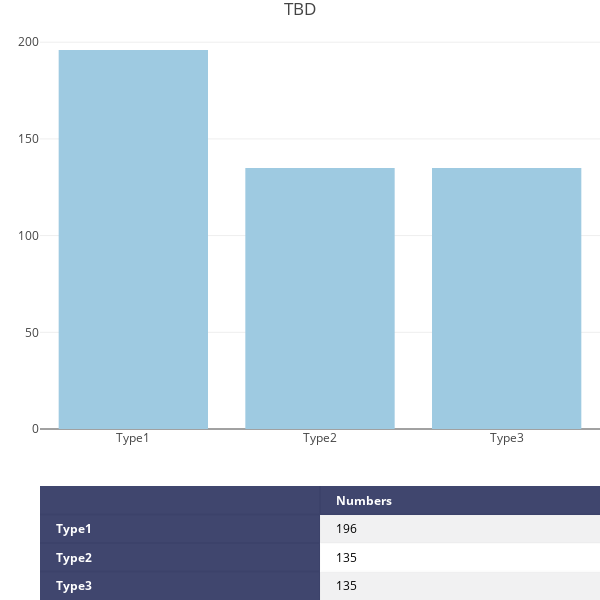

Notebook code for this chart:
### Code cell
iplot(figure)

### Figure 1 — Plotly figure (JSON) as saved in the notebook; plotly's stock layout.template omitted (floating-point values rounded to 4 significant figures)
{"data": [{"colorscale": [[0, "#00083e"], [0.5, "#ededee"], [1, "#ffffff"]], "hoverinfo": "none", "opacity": 0.75, "showscale": false, "type": "heatmap", "z": [[0, 0], [0, 0.5], [0, 1], [0, 0.5]]}, {"marker": {"color": "rgb(158,202,225)"}, "type": "bar", "x": ["Type1", "Type2", "Type3"], "xaxis": "x2", "y": [196, 135, 135], "yaxis": "y2"}], "layout": {"annotations": [{"align": "left", "font": {"color": "#ffffff"}, "showarrow": false, "text": "<b></b>", "x": -0.45, "xanchor": "left", "xref": "x1", "y": 0, "yref": "y1"}, {"align": "left", "font": {"color": "#ffffff"}, "showarrow": false, "text": "<b>Numbers</b>", "x": 0.55, "xanchor": "left", "xref": "x1", "y": 0, "yref": "y1"}, {"align": "left", "font": {"color": "#ffffff"}, "showarrow": false, "text": "<b>Type1</b>", "x": -0.45, "xanchor": "left", "xref": "x1", "y": 1, "yref": "y1"}, {"align": "left", "font": {"color": "#000000"}, "showarrow": false, "text": "196", "x": 0.55, "xanchor": "left", "xref": "x1", "y": 1, "yref": "y1"}, {"align": "left", "font": {"color": "#ffffff"}, "showarrow": false, "text": "<b>Type2</b>", "x": -0.45, "xanchor": "left", "xref": "x1", "y": 2, "yref": "y1"}, {"align": "left", "font": {"color": "#000000"}, "showarrow": false, "text": "135", "x": 0.55, "xanchor": "left", "xref": "x1", "y": 2, "yref": "y1"}, {"align": "left", "font": {"color": "#ffffff"}, "showarrow": false, "text": "<b>Type3</b>", "x": -0.45, "xanchor": "left", "xref": "x1", "y": 3, "yref": "y1"}, {"align": "left", "font": {"color": "#000000"}, "showarrow": false, "text": "135", "x": 0.55, "xanchor": "left", "xref": "x1", "y": 3, "yref": "y1"}], "autosize": false, "height": 600, "margin": {"b": 0, "l": 40, "r": 0, "t": 30}, "title": "TBD", "width": 600, "xaxis": {"dtick": 1, "gridwidth": 2, "showticklabels": false, "tick0": -0.5, "ticks": "", "zeroline": false}, "xaxis2": {"anchor": "y2"}, "yaxis": {"autorange": "reversed", "domain": [0, 0.2], "dtick": 1, "gridwidth": 2, "showticklabels": false, "tick0": 0.5, "ticks": "", "zeroline": false}, "yaxis2": {"domain": [0.3, 1]}}}
